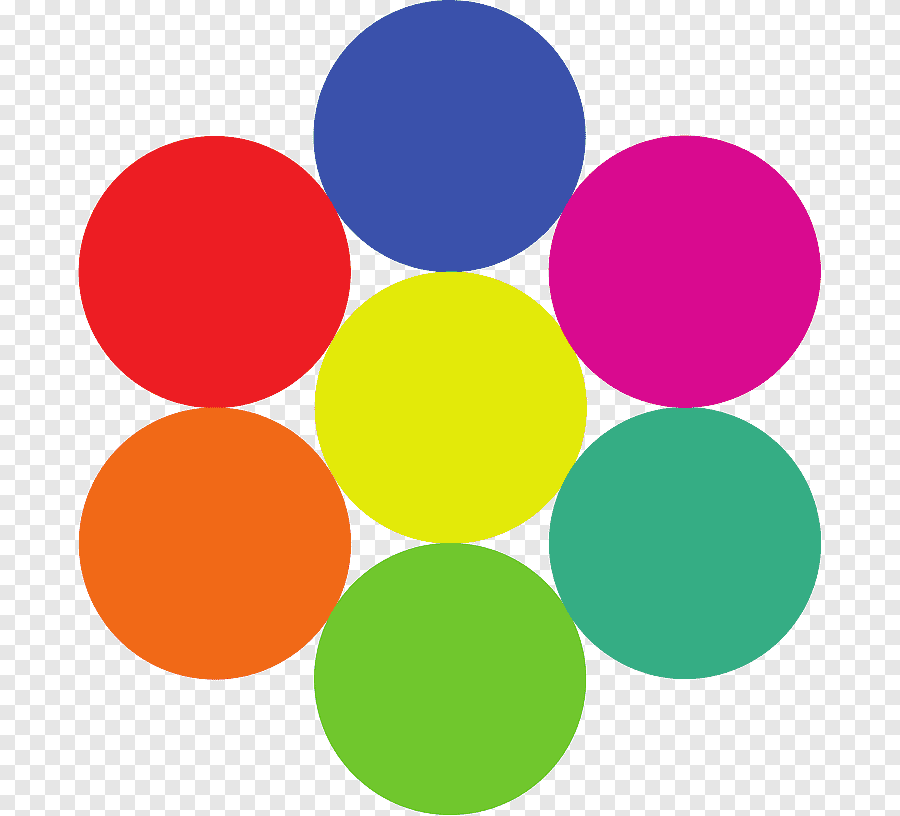
#> input picture processamento_imagens/03 - Histograma/assets/bola.png, 900 x 816 px
$ python desafio01.py
#> lines starting #> are read from the running program, lines starting #| are printed output that depends on the picture
"""
Faça a seguimentação da bolinha de cor laranja. Dica use 2 canais de cores para conseguir seguimentar.
"""

import cv2
import numpy as np
import matplotlib.pyplot as plt

image = cv2.cvtColor(cv2.imread("./assets/bola.png"), cv2.COLOR_BGR2RGB)

plt.hist(image.ravel(), 256, [0, 256])
plt.show()
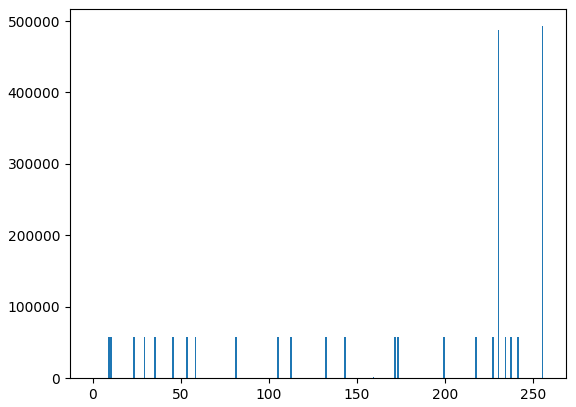
#> figure drawn by matplotlib, 1 panel; tallest bar 492768 high, from x = 255 to 256

img = image.copy()

gray_r = img[:, :, 0]
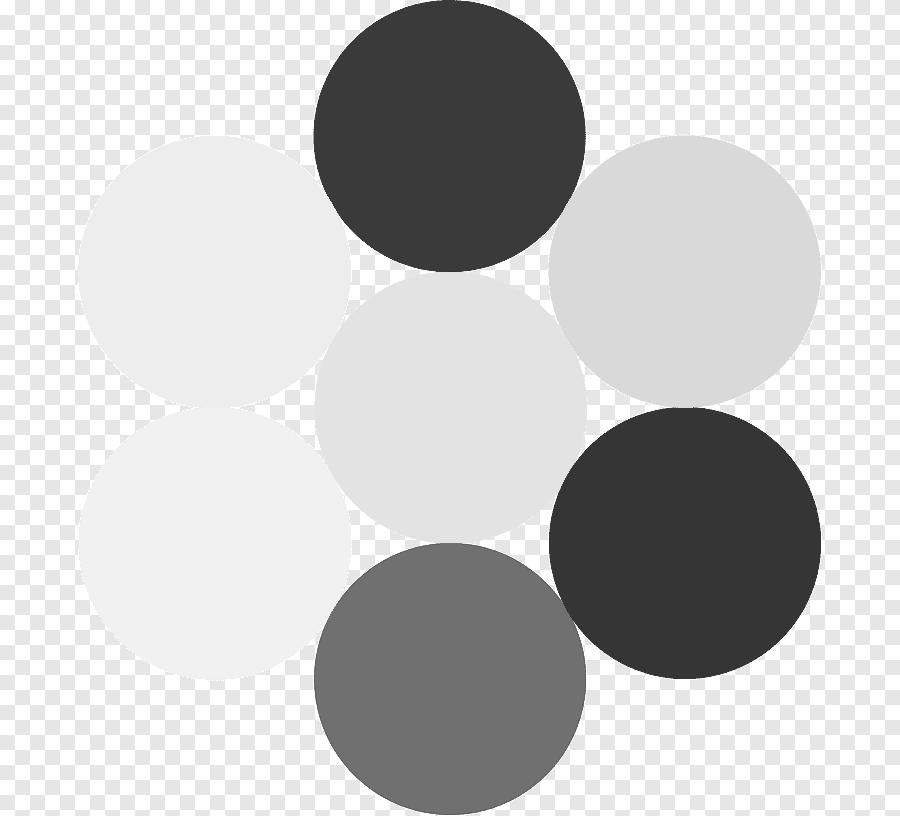
#> gray_r: shape (816, 900); min 53, max 255, mean 198.8
gray_g = img[:, :, 1]
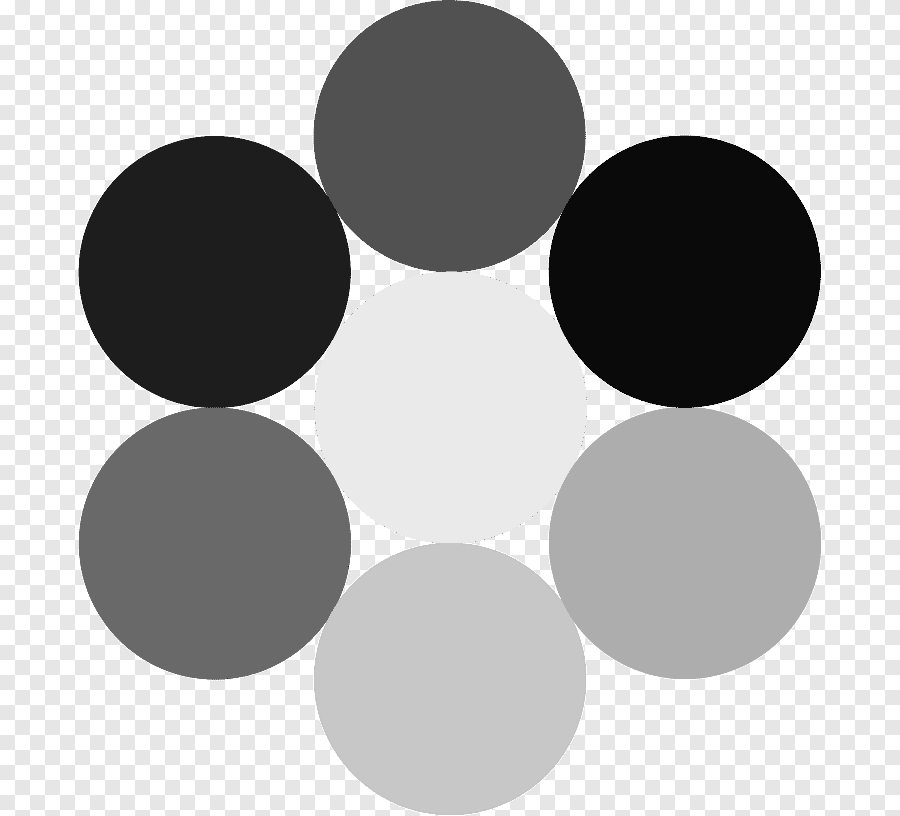
#> gray_g: shape (816, 900); min 10, max 255, mean 173.9
gray_b = img[:, :, 2]
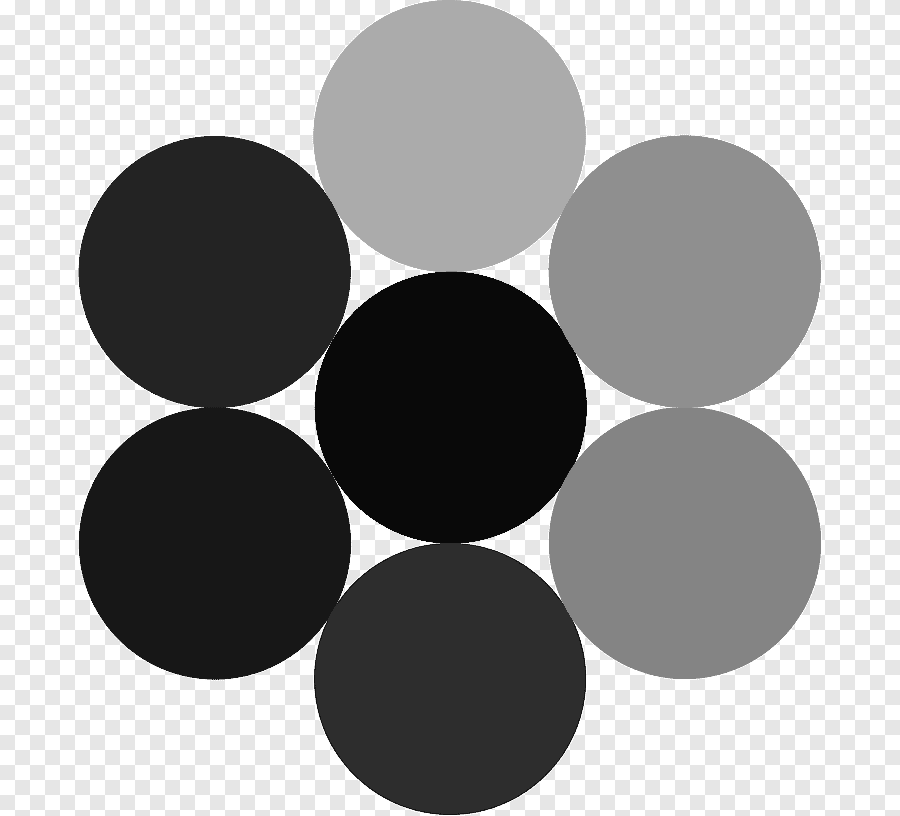
#> gray_b: shape (816, 900); min 9, max 255, mean 152.3


# pro vermelho está mais para um branco (241)
# pro verde está mais para um cinza (105)
# pro azul está mais um preto (23)

img_bola = image.copy()

for y in range(0, image.shape[0]):
    for x in range(0, image.shape[1]):
        if gray_r[y][x] >= 240 and 104 <= gray_g[y][x] <= 105 and gray_b[y][x] <= 25:

#> (the run stopped early here; a loop or call above may not have finished)
